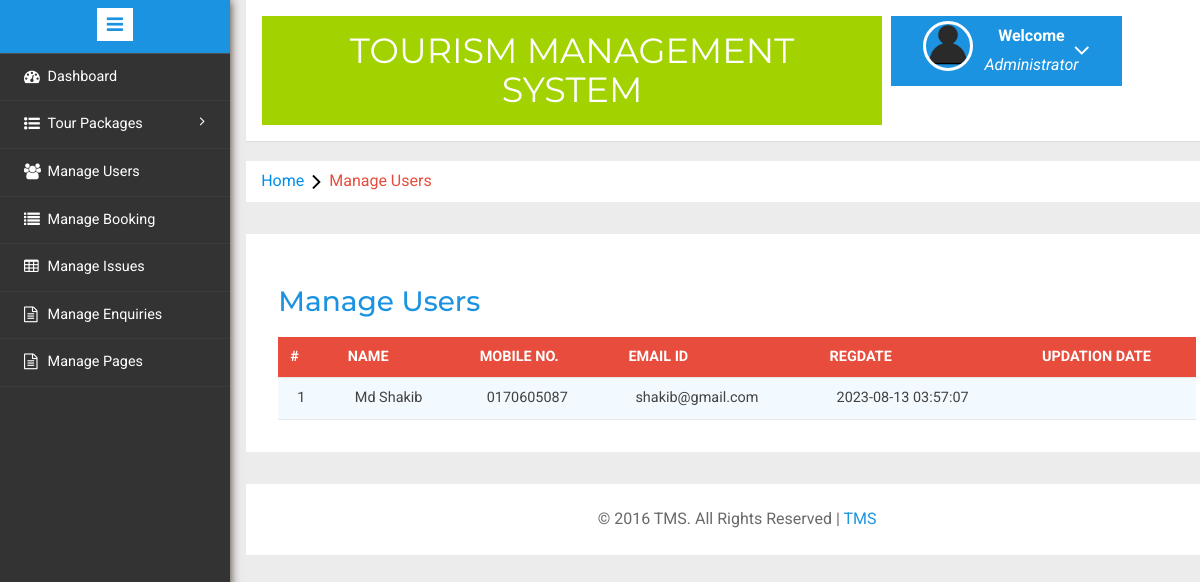
The page /admin/manage-users.php (signed in) on the database its author committed.
### tables this page shows
CREATE TABLE `tblusers` (
  `id` int(11) NOT NULL,
  `FullName` varchar(100) DEFAULT NULL,
  `MobileNumber` char(10) DEFAULT NULL,
  `EmailId` varchar(70) DEFAULT NULL,
  `Password` varchar(100) DEFAULT NULL,
  `RegDate` timestamp NULL DEFAULT current_timestamp(),
  `UpdationDate` timestamp NULL DEFAULT NULL ON UPDATE current_timestamp()
);

### admin/manage-users.php (the view, shortened to what this page needs)
<?php
include('includes/config.php');
if(strlen($_SESSION['alogin'])==0)
	{
header('location:index.php');
}
else{
	?>
<!DOCTYPE HTML>
<html>
<head>
<link href="css/bootstrap.min.css" rel='stylesheet' type='text/css' />
<link href="css/style.css" rel='stylesheet' type='text/css' />
<link rel="stylesheet" href="css/morris.css" type="text/css"/>
<link href="css/font-awesome.css" rel="stylesheet">
<link rel="stylesheet" type="text/css" href="css/table-style.css" />
<link rel="stylesheet" type="text/css" href="css/basictable.css" />
<link rel="stylesheet" href="css/icon-font.min.css" type='text/css' />
</head>
<body>
   <div class="page-container">
<div class="left-content">
	   <div class="mother-grid-inner">
				<?php include('includes/header.php');?>
				</div>
<ol class="breadcrumb">
                <li class="breadcrumb-item"><a href="index.html">Home</a><i class="fa fa-angle-right"></i>Manage Users</li>
            </ol>
<div class="agile-grids">
				<div class="agile-tables">
					<div class="w3l-table-info">
					  <h2>Manage Users</h2>
					    <table id="table">
						<thead>
						  <tr>
						  <th>#</th>
							<th>Name</th>
							<th>Mobile No.</th>
							<th>Email Id</th>
							<th>RegDate </th>
							<th>Updation Date</th>
						  </tr>
						</thead>
						<tbody>
<?php $sql = "SELECT * from tblusers";
$query = $dbh -> prepare($sql);
$query->execute();
$results=$query->fetchAll(PDO::FETCH_OBJ);
$cnt=1;
if($query->rowCount() > 0)
{
foreach($results as $result)
{				?>
						  <tr>
							<td><?php echo htmlentities($cnt);?></td>
							<td><?php echo htmlentities($result->FullName);?></td>
							<td><?php echo htmlentities($result->MobileNumber);?></td>
							<td><?php echo htmlentities($result->EmailId);?></td>
							<td><?php echo htmlentities($result->RegDate);?></td>
							<td><?php echo htmlentities($result->UpdationDate);?></td>
						  </tr>
						 <?php $cnt=$cnt+1;} }?>
						</tbody>
					  </table>
					</div>
			</div>
<?php include('includes/footer.php');?>
</div>
</div>
						<?php include('includes/sidebarmenu.php');?>
							</div>
</body>
</html>
<?php } ?>

### admin/css/table-style.css (style rules this page uses)
table { background: white; border-collapse: collapse; margin: 1.25em 0 0; width: 100%; }
table tr, table th, table td { border: none; border-bottom: 1px solid #e8e8e8; font-size: .95em; }
table th, table td { padding: 10px 12px; text-align: left; }
table th { background: #e74c3c; color: #fff; text-transform: uppercase; }
table tr td { background: #f3faff; color: #424242; }
table { width: 100%; }

### rows shown on the page
tblusers: FullName "Md Shakib", MobileNumber "0170605087", EmailId "shakib@gmail.com", RegDate "2023-08-13 03:57:07"
